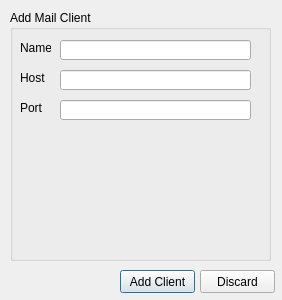
<?xml version="1.0" encoding="UTF-8"?>
<ui version="4.0">
 <class>AddMailClient</class>
 <widget class="QDialog" name="AddMailClient">
  <property name="geometry">
   <rect>
    <x>0</x>
    <y>0</y>
    <width>282</width>
    <height>300</height>
   </rect>
  </property>
  <property name="windowTitle">
   <string>Dialog</string>
  </property>
  <property name="modal">
   <bool>true</bool>
  </property>
  <widget class="QPushButton" name="AddClient">
   <property name="geometry">
    <rect>
     <x>120</x>
     <y>270</y>
     <width>75</width>
     <height>23</height>
    </rect>
   </property>
   <property name="text">
    <string>Add Client</string>
   </property>
  </widget>
  <widget class="QPushButton" name="Discard">
   <property name="geometry">
    <rect>
     <x>200</x>
     <y>270</y>
     <width>75</width>
     <height>23</height>
    </rect>
   </property>
   <property name="text">
    <string>Discard</string>
   </property>
   <property name="default">
    <bool>false</bool>
   </property>
  </widget>
  <widget class="QGroupBox" name="groupBox">
   <property name="geometry">
    <rect>
     <x>10</x>
     <y>10</y>
     <width>261</width>
     <height>251</height>
    </rect>
   </property>
   <property name="title">
    <string>Add Mail Client</string>
   </property>
   <widget class="QLabel" name="label">
    <property name="geometry">
     <rect>
      <x>10</x>
      <y>60</y>
      <width>31</width>
      <height>16</height>
     </rect>
    </property>
    <property name="text">
     <string>Host</string>
    </property>
   </widget>
   <widget class="QLineEdit" name="lne_clHost">
    <property name="geometry">
     <rect>
      <x>50</x>
      <y>60</y>
      <width>191</width>
      <height>20</height>
     </rect>
    </property>
   </widget>
   <widget class="QLabel" name="label_2">
    <property name="geometry">
     <rect>
      <x>10</x>
      <y>90</y>
      <width>31</width>
      <height>16</height>
     </rect>
    </property>
    <property name="text">
     <string>Port</string>
    </property>
   </widget>
   <widget class="QLineEdit" name="lne_clPort">
    <property name="geometry">
     <rect>
      <x>50</x>
      <y>90</y>
      <width>191</width>
      <height>20</height>
     </rect>
    </property>
   </widget>
   <widget class="QLabel" name="label_3">
    <property name="geometry">
     <rect>
      <x>10</x>
      <y>30</y>
      <width>31</width>
      <height>16</height>
     </rect>
    </property>
    <property name="text">
     <string>Name</string>
    </property>
   </widget>
   <widget class="QLineEdit" name="lne_clName">
    <property name="geometry">
     <rect>
      <x>50</x>
      <y>30</y>
      <width>191</width>
      <height>20</height>
     </rect>
    </property>
   </widget>
  </widget>
 </widget>
 <resources/>
 <connections/>
</ui>
